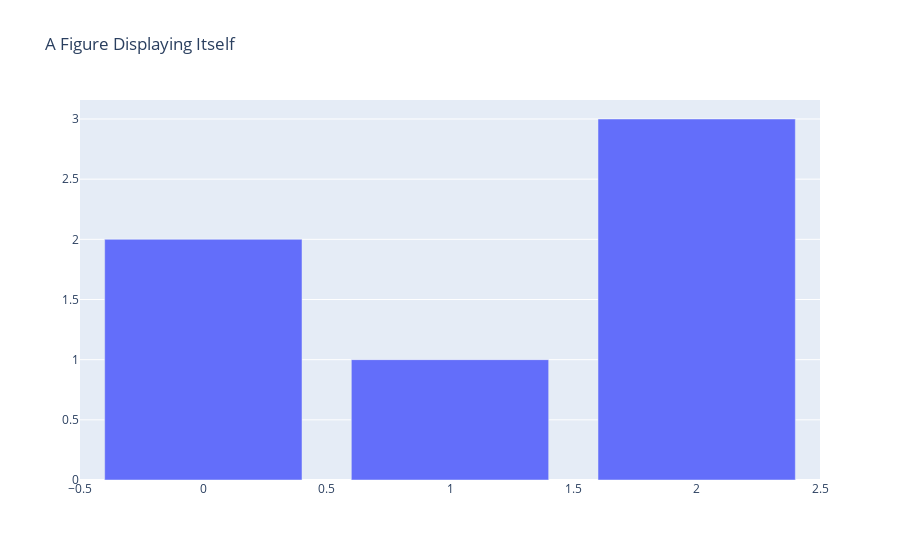

Write notebook code for a chart like this one.
### Code cell
fig = go.Figure(
    data=[go.Bar(y=[2, 1, 3])],
    layout_title_text="A Figure Displaying Itself"
)
fig.show()

### Figure 1 — Plotly figure (JSON) as saved in the notebook; plotly's stock layout.template omitted (floating-point values rounded to 4 significant figures)
{"data": [{"type": "bar", "y": [2, 1, 3]}], "layout": {"title": {"text": "A Figure Displaying Itself"}}}
